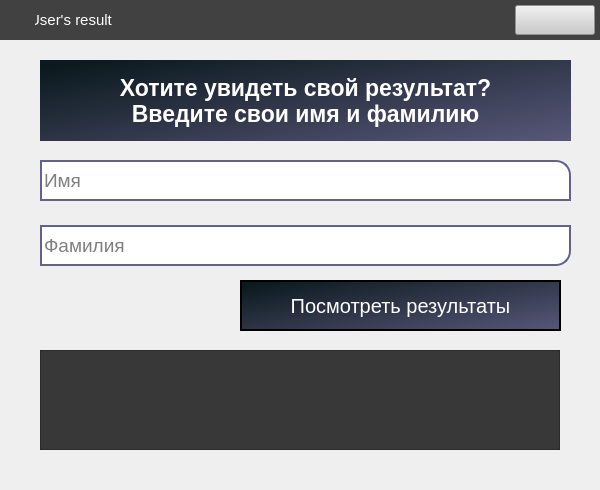
<?xml version="1.0" encoding="UTF-8"?>
<ui version="4.0">
 <class>Form</class>
 <widget class="QWidget" name="Form">
  <property name="geometry">
   <rect>
    <x>0</x>
    <y>0</y>
    <width>600</width>
    <height>490</height>
   </rect>
  </property>
  <property name="windowTitle">
   <string>db_show</string>
  </property>
  <widget class="QTableWidget" name="table">
   <property name="geometry">
    <rect>
     <x>40</x>
     <y>350</y>
     <width>520</width>
     <height>100</height>
    </rect>
   </property>
   <property name="font">
    <font>
     <pointsize>16</pointsize>
    </font>
   </property>
   <property name="styleSheet">
    <string notr="true">QTableWidget{
	
	color: rgb(255, 255, 255);
	background-color: rgb(56, 56, 56);
}
::section {
	background-color: rgb(56, 56, 56);
	color: rgb(255, 255, 255);

}</string>
   </property>
  </widget>
  <widget class="QLabel" name="label">
   <property name="geometry">
    <rect>
     <x>40</x>
     <y>60</y>
     <width>531</width>
     <height>81</height>
    </rect>
   </property>
   <property name="font">
    <font>
     <pointsize>17</pointsize>
     <weight>75</weight>
     <bold>true</bold>
    </font>
   </property>
   <property name="styleSheet">
    <string notr="true">color: rgb(255, 255, 255);
background-color: qlineargradient(spread:pad, x1:0, y1:0.125, x2:1, y2:1, stop:0 rgba(12, 26, 31, 255), stop:1 rgba(88, 87, 121, 255));
border-color: qlineargradient(spread:pad, x1:0, y1:0.125, x2:1, y2:1, stop:0 rgba(12, 26, 31, 255), stop:1 rgba(88, 87, 121, 255));</string>
   </property>
   <property name="text">
    <string>Хотите увидеть свой результат? 
Введите свои имя и фамилию</string>
   </property>
   <property name="alignment">
    <set>Qt::AlignCenter</set>
   </property>
  </widget>
  <widget class="QLineEdit" name="lineEdit_surname">
   <property name="geometry">
    <rect>
     <x>40</x>
     <y>225</y>
     <width>531</width>
     <height>41</height>
    </rect>
   </property>
   <property name="font">
    <font>
     <pointsize>14</pointsize>
    </font>
   </property>
   <property name="styleSheet">
    <string notr="true">border: 2px solid rgb(100, 98, 137);
border-bottom-right-radius: 15px;
</string>
   </property>
   <property name="inputMask">
    <string/>
   </property>
   <property name="text">
    <string/>
   </property>
   <property name="maxLength">
    <number>40</number>
   </property>
   <property name="placeholderText">
    <string>Фамилия</string>
   </property>
  </widget>
  <widget class="QLineEdit" name="lineEdit_name">
   <property name="geometry">
    <rect>
     <x>40</x>
     <y>160</y>
     <width>531</width>
     <height>41</height>
    </rect>
   </property>
   <property name="font">
    <font>
     <pointsize>14</pointsize>
    </font>
   </property>
   <property name="styleSheet">
    <string notr="true">border: 2px solid rgb(100, 98, 137);
border-top-right-radius: 15px;
</string>
   </property>
   <property name="inputMask">
    <string/>
   </property>
   <property name="text">
    <string/>
   </property>
   <property name="maxLength">
    <number>40</number>
   </property>
   <property name="placeholderText">
    <string>Имя</string>
   </property>
  </widget>
  <widget class="QPushButton" name="pushButton">
   <property name="geometry">
    <rect>
     <x>240</x>
     <y>280</y>
     <width>321</width>
     <height>51</height>
    </rect>
   </property>
   <property name="font">
    <font>
     <pointsize>15</pointsize>
    </font>
   </property>
   <property name="styleSheet">
    <string notr="true">QPushButton {
	background-color: qlineargradient(spread:pad, x1:0, y1:0.125, x2:1, y2:1, stop:0 rgba(12, 26, 31, 255), stop:1 rgba(88, 87, 121, 255));
	color: rgb(255, 255, 255);
	border: 2px solid black;
}
QPushButton:pressed{
	background-color: qlineargradient(spread:pad, x1:0, y1:0.034, x2:1, y2:1, stop:0 rgba(0, 3, 1, 255), stop:1 rgba(31, 69, 47, 255));
	border: 4px solid black;
	color: rgb(51, 182, 31);

}</string>
   </property>
   <property name="text">
    <string>Посмотреть результаты</string>
   </property>
  </widget>
  <widget class="QLabel" name="fon_lb">
   <property name="geometry">
    <rect>
     <x>0</x>
     <y>40</y>
     <width>600</width>
     <height>450</height>
    </rect>
   </property>
   <property name="text">
    <string/>
   </property>
  </widget>
  <widget class="QPushButton" name="back_bt">
   <property name="geometry">
    <rect>
     <x>515</x>
     <y>5</y>
     <width>80</width>
     <height>30</height>
    </rect>
   </property>
   <property name="styleSheet">
    <string notr="true">QPushButton {
	
	background-color: rgb(202, 202, 202);
	color: rgb(255, 255, 255);
}
QPushButton:pressed{
	
	background-color: rgb(143, 143, 143);
	color: rgb(255, 255, 255);

}</string>
   </property>
   <property name="text">
    <string/>
   </property>
   <property name="icon">
    <iconset>
     <normaloff>../images/back.png</normaloff>../images/back.png</iconset>
   </property>
   <property name="iconSize">
    <size>
     <width>20</width>
     <height>20</height>
    </size>
   </property>
  </widget>
  <widget class="QPushButton" name="icon_bt">
   <property name="geometry">
    <rect>
     <x>5</x>
     <y>5</y>
     <width>30</width>
     <height>30</height>
    </rect>
   </property>
   <property name="styleSheet">
    <string notr="true">background-color: rgb(65, 65, 65);
border-radius: 5px;</string>
   </property>
   <property name="text">
    <string/>
   </property>
   <property name="icon">
    <iconset>
     <normaloff>../images/user.png</normaloff>../images/user.png</iconset>
   </property>
   <property name="iconSize">
    <size>
     <width>30</width>
     <height>30</height>
    </size>
   </property>
  </widget>
  <widget class="QLabel" name="sh_lb">
   <property name="geometry">
    <rect>
     <x>0</x>
     <y>0</y>
     <width>600</width>
     <height>40</height>
    </rect>
   </property>
   <property name="font">
    <font>
     <pointsize>11</pointsize>
    </font>
   </property>
   <property name="styleSheet">
    <string notr="true">
background-color: rgb(65, 65, 65);
color: rgb(255, 255, 255);</string>
   </property>
   <property name="text">
    <string>       User's result</string>
   </property>
  </widget>
  <zorder>fon_lb</zorder>
  <zorder>table</zorder>
  <zorder>label</zorder>
  <zorder>lineEdit_surname</zorder>
  <zorder>lineEdit_name</zorder>
  <zorder>pushButton</zorder>
  <zorder>sh_lb</zorder>
  <zorder>back_bt</zorder>
  <zorder>icon_bt</zorder>
 </widget>
 <resources/>
 <connections/>
</ui>
